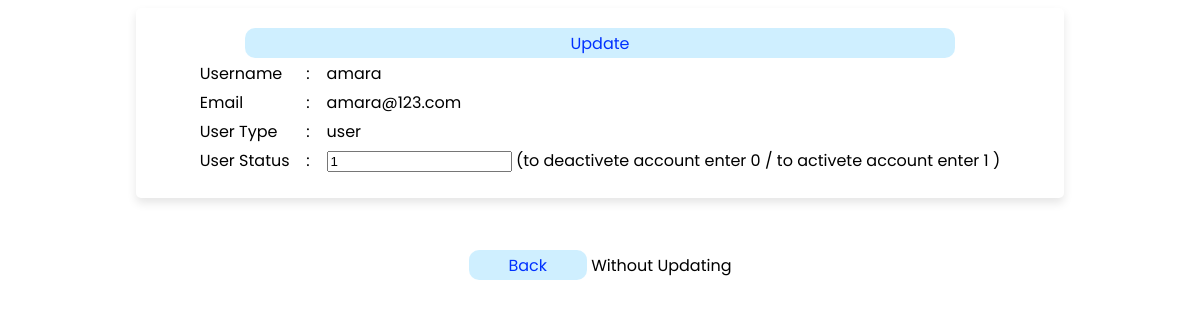
The page /c_user_edit.php?id=4 on the database its author committed.
### tables this page shows
CREATE TABLE `user_tbl` (
  `id` int(11) NOT NULL,
  `username` varchar(255) NOT NULL,
  `email` varchar(255) NOT NULL,
  `pass` varchar(255) NOT NULL,
  `user_type` varchar(255) NOT NULL,
  `user_status` int(1) NOT NULL,
  `time` timestamp NOT NULL DEFAULT current_timestamp() ON UPDATE current_timestamp()
);

### c_user_edit.php (the view, shortened to what this page needs)
<?php
    include ("config.php");
    if (isset($_GET['id'])) {
        $id = $_GET['id'];
        $sql1 = "SELECT * FROM user_tbl WHERE id='$id'";
        $result = mysqli_query($con, $sql1);
        while($row = mysqli_fetch_assoc($result)){
            $username = $row['username'];
            $email = $row['email'];
            $user_type = $row['user_type'];
            $user_status_new = $row['user_status'];
        }
    }
?>
<!DOCTYPE html>
<html lang="en">
<head>
</head>
<body>
<center>
                <form action="" method="POST">
                <table border="0">
                    <tr>
                        <td>
                            Username
                        </td>
                        <td>&nbsp&nbsp : &nbsp&nbsp</td>
                        <td>
                            <?php echo $username; ?>
                        </td>
                    </tr>
                    <tr>
                        <td>
                            Email
                        </td>
                        <td>&nbsp&nbsp : &nbsp&nbsp</td>
                        <td>
                            <?php echo $email; ?>
                        </td>
                    </tr>
                    <tr>
                        <td>
                            User Type
                        </td>
                        <td>&nbsp&nbsp : &nbsp&nbsp</td>
                        <td>
                            <?php echo $user_type; ?>
                        </td>
                    </tr>
                    <tr>
                        <td>
                            User Status
                        </td>
                        <td>&nbsp&nbsp : &nbsp&nbsp</td>
                        <td>
                            <input type="text" name="user_status" value="<?php echo $user_status_new; ?>">
                            (to deactivete account enter 0 / to activete account enter 1  )
                        </td>
                    </tr>
                    <tr>
                        <input type="submit" value="Update" name="update" class="update">
                    </tr>
                </table>
            </form>
            <br><br>
            <p> <a href="c_employee.php"><button class="back">Back</button></a> Without Updating </p>
</body>
</html>

### c_user_edit.php (style rules this page uses)
form { padding: 20px; border-radius: 5px; box-shadow: 0 5px 10px rgba(0, 0, 0, .1); background: #fff; width: 75%; font-family: 'Poppins', sans-serif; }
.update { background: rgba(0, 172, 255, 0.19); color: rgba(0, 49, 255, 1); width: 80%; height: 30px; border: none; border-radius: 10px; font-size: 100%; font-family: 'Poppins', sans-serif; }
.back { background: rgba(0, 172, 255, 0.19); color: rgba(0, 49, 255, 1); width: 10%; height: 30px; border: none; border-radius: 10px; font-size: 100%; font-family: 'Poppins', sans-serif; }
p { font-size: 100%; font-family: 'Poppins', sans-serif; }

### rows shown on the page
user_tbl: username "amara", email "amara@123.com", user_type "user", user_status "1"
